Frame 1 (no input): blank canvas, image omitted
Frame 60 (no input): blank canvas, image omitted
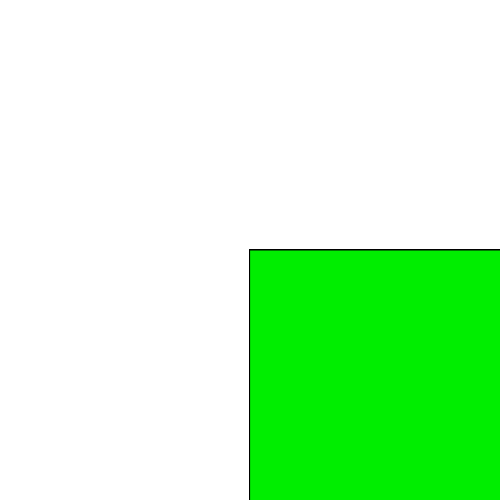
Frame 120 (the mouse pressed at the canvas centre since frame 60)

The p5.js sketch whose frames 1 and 60 were blank and that drew this single picture after the mouse press (run headless with seeded random() and noise() and a simulated clock; from frame 60 on, the mouse is pressed at the canvas centre):

// p5.js sketch
// ── sketch.js
function setup() {
createCanvas(500, 500); 
}


function draw() {
  if(mouseX > 0 ){
    rect(mouseX, mouseY, mouseX+random(50), mouseY+random(10));
    fill(0, random(255), 0);
  }

  
  
}
